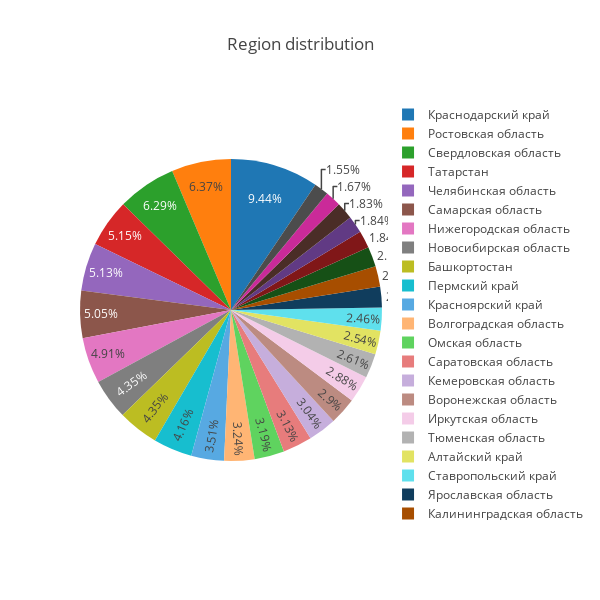

This figure's notebook cell:
### Markdown cell above
让我们看一下广告的区域分布

### Code cell
tmp_series = train_df['region'].value_counts()
tmp_series.index

labels = (np.array(tmp_series.index)) #['Краснодарский край', 'Ростовская область',...
sizes = (np.array((tmp_series / tmp_series.sum())*100))

trace = go.Pie(labels=labels, values=sizes)
layout = go.Layout(
    title="Region distribution",
    width = 600,
    height = 600,
)
data = [trace]
fig = go.Figure(data=data, layout=layout)
py.iplot(fig, filename="region")

### Figure 1 — Plotly figure (JSON) as saved in the notebook; plotly's stock layout.template omitted (floating-point values rounded to 4 significant figures)
{"data": [{"labels": ["Краснодарский край", "Ростовская область", "Свердловская область", "Татарстан", "Челябинская область", "Самарская область", "Нижегородская область", "Новосибирская область", "Башкортостан", "Пермский край", "Красноярский край", "Волгоградская область", "Омская область", "Саратовская область", "Кемеровская область", "Воронежская область", "Иркутская область", "Тюменская область", "Алтайский край", "Ставропольский край", "Ярославская область", "Калининградская область", "Ханты-Мансийский АО", "Оренбургская область", "Удмуртия", "Белгородская область", "Владимирская область", "Тульская область"], "type": "pie", "uid": "995b6522-6024-4e06-8751-348d6ee4b488", "values": [9.44, 6.37, 6.29, 5.15, 5.13, 5.05, 4.91, 4.35, 4.35, 4.16, 3.51, 3.24, 3.19, 3.13, 3.04, 2.9, 2.88, 2.61, 2.54, 2.46, 2.23, 2.18, 2.16, 1.84, 1.84, 1.83, 1.67, 1.55]}], "layout": {"height": 600, "title": {"text": "Region distribution"}, "width": 600}}
